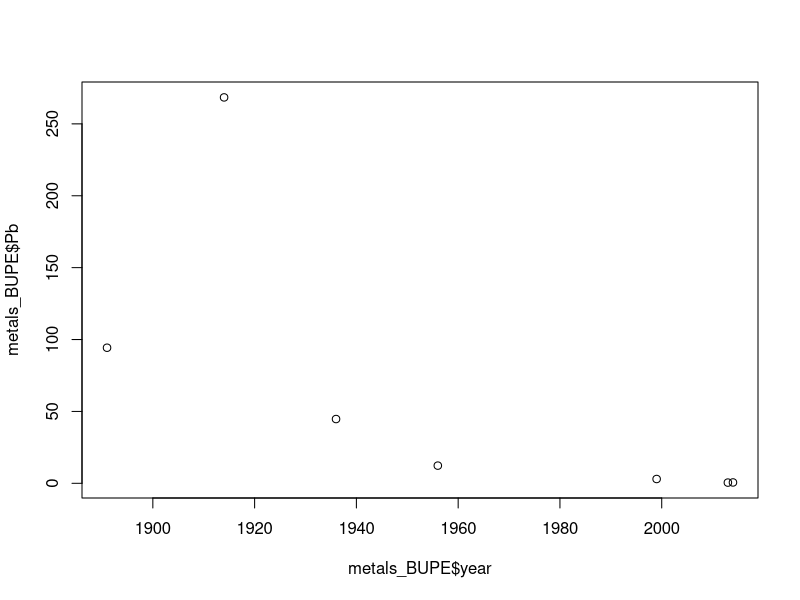
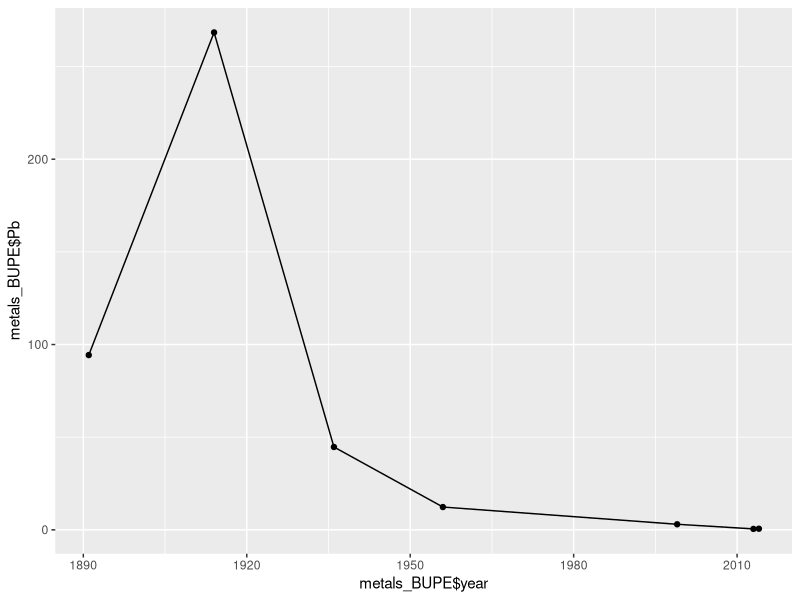
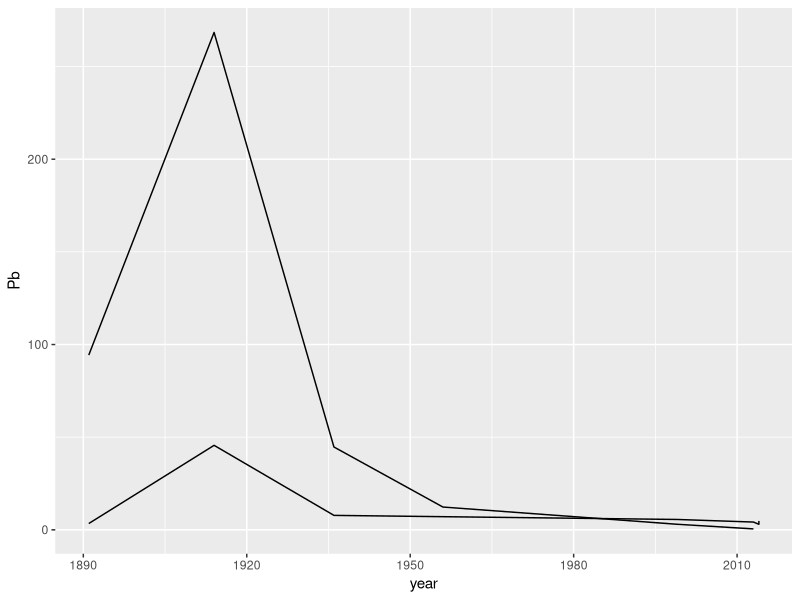
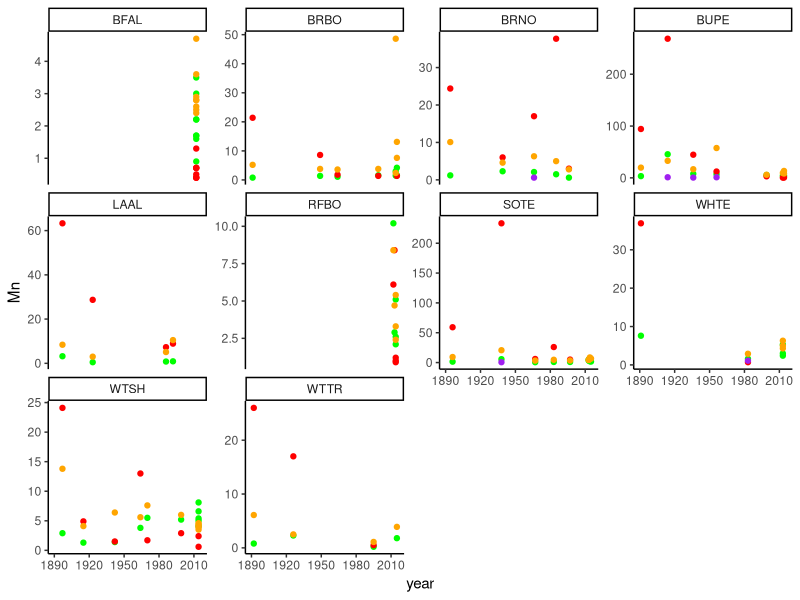
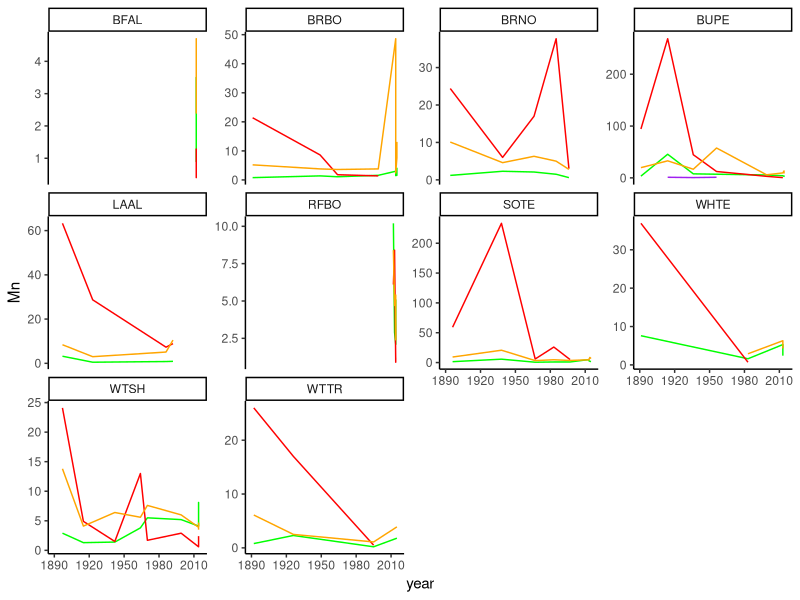
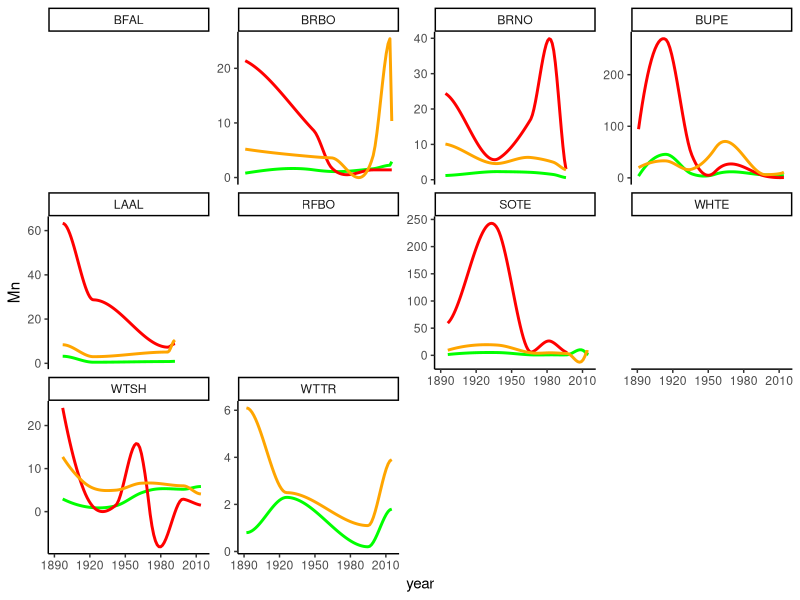
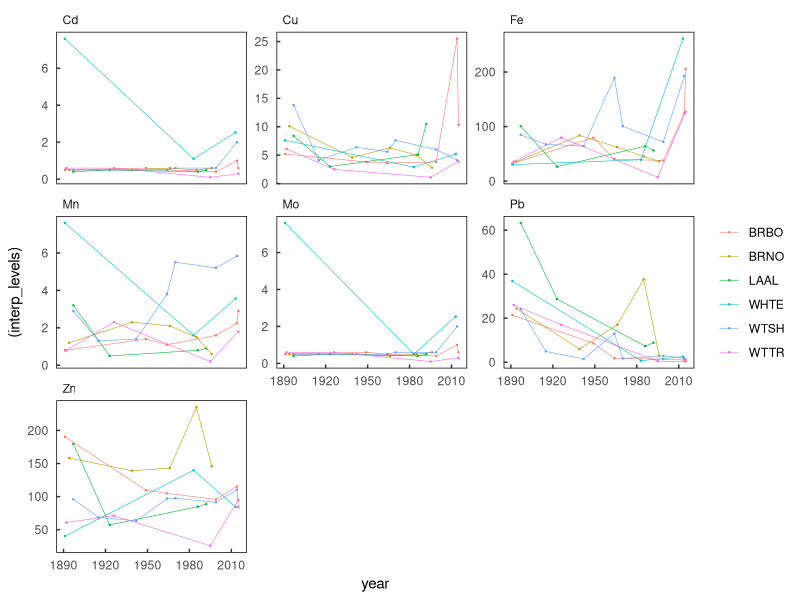
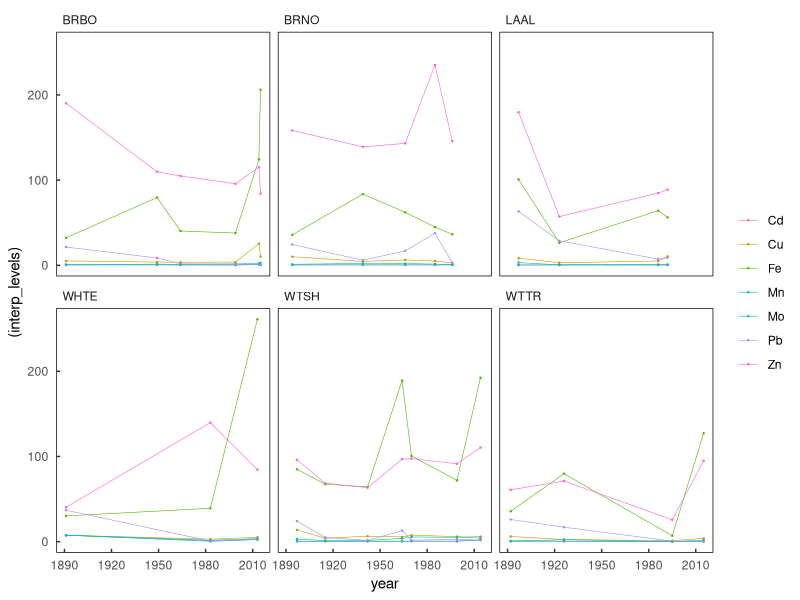

These figures' R source, in order: (Note: this script raises an error after producing the figures.)
# load libraries
library(ggplot2)
library(dplyr)

##############################
###  Popular ggPlot theme  ###
##############################
themeo <-theme_classic()+
  theme(strip.background = element_blank(),
        axis.line = element_blank(),
        axis.text.x = element_text(margin = margin( 0.2, unit = "cm")),
        axis.text.y = element_text(margin = margin(c(1, 0.2), unit = "cm")),
        axis.ticks.length=unit(-0.1, "cm"),
        panel.border = element_rect(colour = "black", fill=NA, size=.5),
        legend.title=element_blank(),
        strip.text=element_text(hjust=0) )

# set working directory and read in csv
setwd('/Users/tgagne/Dropbox (MBA)/Seabird TL Project/data') # running from Tylers computer
setwd('C:/Users/omax0085/Dropbox/Seabird TL Project/data') # running from Lizzies computer
getwd()
metals <- read.csv('heavy_metal_June6.csv' , header = T,na.strings = "--" )

# look at structure, check read in
str(metals)
View(metals)

# If Mn is NA than set the value to the detection limit
metals$Mn <- if_else( is.na(metals$Mn), metals$Mn_rl, metals$Mn )

# filter out data for one species, in this case BUPE
metals_BUPE <- dplyr::filter(metals, spp == 'BUPE')

# R base plotting
plot(metals_BUPE$year, metals_BUPE$Pb)

# ggplot quick plotting
qplot(metals_BUPE$year, metals_BUPE$Pb) + geom_line()

# ggplot regular plotting, allows for lots of manipulation
ggplot(metals_BUPE,aes(x = year))  + 
  geom_line(aes(y = Pb)) +
  geom_line(aes(y = Mn))

# facetting
# beginning plotting just the raw points
ggplot(metals,aes(x = year))+
  geom_point(aes(y = Mn),se = F, color = "green")+
  geom_point(aes(y = Pb),se = F, color = "red")+
  geom_point(aes(y = Cu),se = F, color = "orange")+
  geom_point(aes(y = Cd),se = F, color = "purple")+
  facet_wrap(~spp, scales = "free_y") +
  theme_classic()

# connect the raw points
ggplot(metals,aes(x = year))+
  geom_line(aes(y = Mn), color = "green")+
  geom_line(aes(y = Pb), color = "red")+
  geom_line(aes(y = Cu), color = "orange")+
  geom_line(aes(y = Cd), color = "purple")+
  facet_wrap(~spp, scales = "free_y") +
  theme_classic()

# apply basic ggplot smoother over
ggplot(metals,aes(x = year))+
  geom_smooth(aes(y = Mn), span = .6, se = F, color = "green")+
  geom_smooth(aes(y = Pb), span = .6, se = F, color = "red")+
  geom_smooth(aes(y = Cu), span = .6, se = F, color = "orange")+
  geom_smooth(aes(y = Cd), span = .6, se = F, color = "purple")+
  facet_wrap(~spp, scales = "free_y") +
  theme_classic()











# tyler dataframe manipulation
library(tidyr) # you may have to install this

metals <- read.csv('heavy_metal_June6.csv' , header = T,na.strings = "--" )
unique_id <- paste0("B",seq(1,dim(metals)[1])) # create a unique ID for each specimen
metals <- cbind(unique_id, metals)             # add that to the dataframe

str(metals) # check the structure

# reshape the dataframe so every row is the contamination level for a single metal for a single specimen
metals_values_gathered <- select(metals, unique_id, spp, year, Mn, Fe, Cu, Zn, As, Mo, Cd, Hg, Pb) %>% 
  gather(key = metal, value = measurement, Mn, Fe, Cu, Zn, As, Mo, Cd, Hg, Pb) 

# reshape the dataframe so every row is the min detection level for a single metal for a single specimen
metals_limits_gathered <- select(metals, unique_id, spp, year, Mn_rl, Fe_rl, Cu_rl, Zn_rl, As_rl, Mo_rl, Cd_rl, Hg_rl, Pb_rl) %>% 
  gather(key = metal_limit, value = reference_limit, Mn_rl, Fe_rl, Cu_rl, Zn_rl, As_rl, Mo_rl, Cd_rl, Hg_rl, Pb_rl)

# join those dataframes 
joined_metal <- cbind(metals_values_gathered,ref_limit = metals_limits_gathered$reference_limit)

# create new column - if measurement level is NA then use min detection
joined_metal$interp_levels <- if_else(is.na(joined_metal$measurement),joined_metal$ref_limit,joined_metal$measurement)

# plot by metal, by species
library(tidyverse)

# because some more recent years have multiple observations per year, return average by year
joined_metal <- joined_metal %>% group_by(spp,metal,year) %>%
  summarise(interp_levels = mean(interp_levels), ref_limit = mean(ref_limit)) %>%
  ungroup() %>% 
  group_by(spp,metal) 

#metal to factor
joined_metal$metal <- as.factor(joined_metal$metal)

# extreme value species
joined_metal <- filter(joined_metal, !spp %in% c("BUPE", "SOTE","RFBO","BFAL") )
joined_metal <- filter(joined_metal, !metal %in% c("As",'Hg') )


ggplot(joined_metal,aes(x = year, y = (interp_levels), color = spp, group = spp))+
  geom_point(size = .2)+
  geom_line(size = .2)+
  facet_wrap(~metal, scales = "free_y")+
  themeo

ggplot(joined_metal,aes(x = year, y = (interp_levels), color = metal, group = metal))+
  geom_point(size = .2)+
  geom_line(size = .2)+
  facet_wrap(~spp)+
  themeo




# interpolating values between years
# build dummy data.frame
# Build empty dataframe with relavant fields

spp      <- levels(droplevels(joined_metal$spp))
metals   <-  levels(droplevels(joined_metal$metal))
dummy_df <- NULL
yearvec  <- data.frame(year = seq(min(joined_metal$year), max(joined_metal$year)))

for(s in 1:length(spp)) {
  
    met <- NULL
  
  for(m in 1:length(metals)){
      rep <- NULL
      rep <- cbind(spp = spp[s], metal = metals[m],yearvec)
      met <- rbind(met,rep)
      
  }
  
  dummy_df <- rbind(dummy_df,met)
}

dummy_df$interp_levels <- NA


sc <- merge(joined_metal,dummy_df, by = c("spp","metal","year"), all = T)
sc$interp_levels.y <- NULL
sc$interp_levels <- sc$interp_levels.x
sc$interp_levels.x <- NULL

joined_metal <- sc


# linear interpolation of NAs
library(zoo)
joined_metal <- joined_metal %>% 
  group_by(spp,metal) %>% 
  #arrange(spp,metal,year) %>% 
  mutate(ip.value = na.approx(interp_levels, rule = 2)) %>% #linear interpolation
  #mutate(ip.value = na.approx(interp_levels, rule = 2)) %>% 
  #mutate(ip.value = na.approx(interp_levels, rule = 2)) %>% 

  ggplot(aes(year,ip.value,color = metal))+
  geom_point()+
  facet_wrap(~spp)

joined_metal %>% 
  group_by(spp,metal) %>% 
  #arrange(spp,metal,year) %>% 
  mutate(time = seq(1,n())) %>%
  mutate(ip.value = approx(time,interp_levels,time)$y) %>% 
  select(-time) %>% 
  
  ggplot(aes(year,ip.value,color = metal))+
  geom_point()+
  facet_wrap(~spp)




str(all_df)
all_df$modeled <- as.character(all_df$modeled) %>% as.numeric()
all_df$year <- as.character(all_df$year) %>% as.numeric()


ggplot()+
  geom_point(data = sample_n(all_df,5000),aes(year,modeled,color = metal))+
  facet_wrap(~spp, scales = 'free_y')

ggplot()+
  geom_point(data = all_df,aes(year,modeled,color = spp))+
  facet_wrap(~metal, scales = 'free_y')

ggplot()+
  geom_point(data = all_df,aes(x = year, y = modeled, color = spp),size = .2)+
  geom_point(data = joined_metal,aes(x = year, y = measurement, color = spp),size = .2)+
  #geom_line(size = .2)+
  facet_wrap(~metal, scales = "free_y")+
  themeo

ggplot(all_df,aes(x = year, y = modeled, color = metal))+
  geom_point(data = all_df,aes(x = year, y = modeled, color = metal),size = .2)+
  geom_point(data = joined_metal,aes(x = year, y = measurement, color = metal),size = .2)+
  #geom_line(size = .2)+
  facet_wrap(~spp, scales = "free_y")+
  themeo











# bring in the trophic position estimates from Gagne et al. 2018
trophic_p <- read.csv('tp_through_time.csv')
str(trophic_p)

# plot it quick to look at it
ggplot(trophic_p,aes(x = year, y = tp_med, color = spp))+
  geom_line()+
  themeo

ggplot(trophic_p,aes(x = year, y = tp_med, color = spp))+
  geom_line()+
  facet_wrap(~spp)+
  themeo

# merge this in with the metals data
# I want NAs for all years that don't have metal readings, to then interpolate.





#Lizzies attempt to combine metals and trophic level for one species and one metal



# attempt to bootstrap estimates
# what we want:
# It would be great to for each metal for each species across time fit a number of smoothers
# Predict across the whole range from 1890 to 2015

# in a 'for' loop

joined_metal$metal <- as.factor(joined_metal$metal)
year <- seq(from = 1890, to = 2015,by = 1)
spp <- levels(droplevels(joined_metal$spp))
metals <- levels(droplevels(joined_metal$metal))
all_df <- NULL

for( i in 1:length(spp)) {
  
  # select a single species
  one_spp <- filter(joined_metal, spp == spp[i] )
  metal_df <- NULL
  
  for( x in 1:length(metals)){
    
    # select a single metal
    one_spp_one_metal <- filter(one_spp, metal == metals[x])
    rep <- NULL
    
    for( b in 1:10){ 
      # randomly sample ~80% observations
      one_spp_one_metal_samp <- sample_frac(one_spp_one_metal, size = .8)
      # fit a model to the sample
      smooth_mod <- loess(interp_levels ~ year, data = one_spp_one_metal_samp, span = 1)
      # predict across whole year range
      modeled <- predict(object = smooth_mod, newdata =  year)
      
      replic <- data.frame(cbind(year,modeled,b))
      rep <- rbind(rep,replic)
      
      
    }
    
    metal_rep <- cbind(rep,metal = metals[x])
    metal_df <- rbind(metal_df,metal_rep)
    
  }
  
  spp_rep <- cbind(metal_df,spp = spp[i])
  all_df <- rbind(all_df,spp_rep)
  
}


# adjusted bootstrap loop
joined_metal <- data.frame(year = joined_metal$year, spp = joined_metal$spp, metal = joined_metal$metal, interp_levels = joined_metal$ip.value)


joined_metal$metal <- as.factor(joined_metal$metal)
year <- seq(from = 1890, to = 2015,by = 1)
spp <- levels(droplevels(joined_metal$spp))
metals <- levels(droplevels(joined_metal$metal))
all_df <- NULL

rep <- NULL

for( i in 1:length(spp)) {
  
  # select a single species
  one_spp <- filter(joined_metal, spp == spp[i] )
 #metal_df <- NULL
  
  for( x in 1:length(metals)){
    
    # select a single metal
    one_spp_one_metal <- filter(one_spp, metal == metals[x])
    #rep <- NULL
    
    for( b in 1:10){ 
      # randomly sample ~80% observations
      one_spp_one_metal_samp <- sample_frac(one_spp_one_metal, size = .8)
      # fit a model to the sample
      smooth_mod <- loess(interp_levels ~ year, data = one_spp_one_metal_samp, span = 1)
      # predict across whole year range
      modeled <- predict(object = smooth_mod, newdata =  year)
      
      replic <- data.frame(cbind(year,modeled,b, spp = spp[i], metal = metals[x]))
      rep <- rbind(rep,replic)
      
    }
    #metal_rep <- rep
    #metal_df <- rbind(metal_df,metal_rep)
  }
  #spp_rep <- metal_df
  #all_df <- rbind(all_df,spp_rep)
}

str(rep)

colnames(rep) <- c("year","modeled","rep","spp","metal")

all_df <- rep







# scratch

# attempted in tidy, not successfull yet
library(broom)
booted <- joined_metal %>% 
  bootstrap(50) %>%
  group_by(spp, metal) %>%
  do(augment(smooth.spline(.$year, .$spp, df=4), .)) %>%
  ungroup()

str(booted)  

ggplot(aes(x = year, y = .fitted, color = spp, group = spp))+
  geom_point(size = .2)+
  geom_line(size = .2)+
  facet_wrap(~metal, scales = "free_y")+
  themeo
